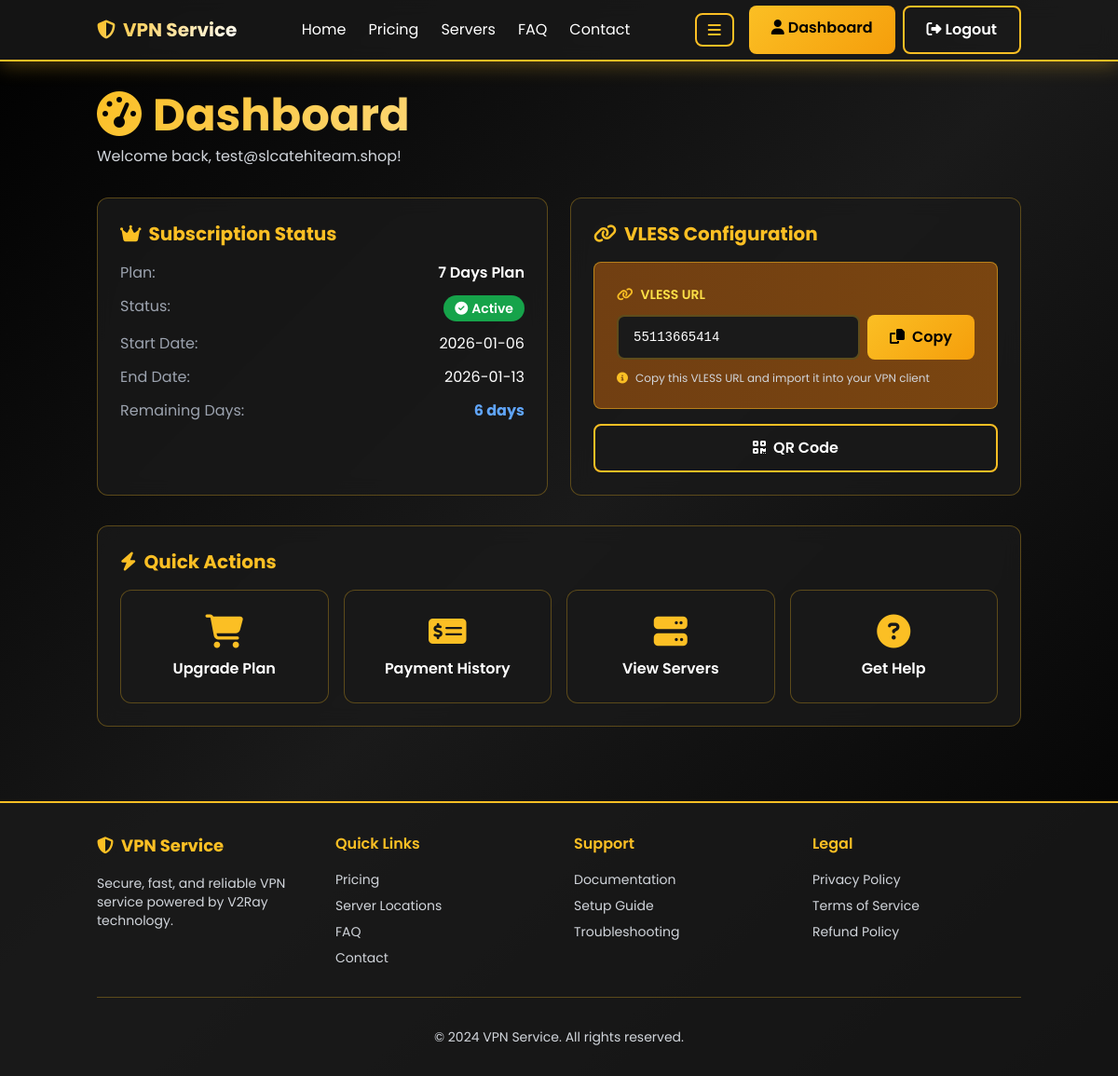
/dashboard (signed in), run on the app's committed database.
### tables this page shows
CREATE TABLE plans (
                id INTEGER PRIMARY KEY AUTOINCREMENT,
                name TEXT NOT NULL,
                price REAL NOT NULL,
                duration_days INTEGER NOT NULL,
                is_active INTEGER DEFAULT 1
            );

CREATE TABLE subscriptions (
                id INTEGER PRIMARY KEY AUTOINCREMENT,
                user_id INTEGER NOT NULL,
                plan_id INTEGER NOT NULL,
                start_date TEXT NOT NULL,
                end_date TEXT NOT NULL,
                status TEXT DEFAULT 'active',
                FOREIGN KEY (user_id) REFERENCES users(id),
                FOREIGN KEY (plan_id) REFERENCES plans(id)
            );

CREATE TABLE v2ray_configs (
                id INTEGER PRIMARY KEY AUTOINCREMENT,
                user_id INTEGER NOT NULL,
                uuid TEXT UNIQUE NOT NULL,
                server TEXT NOT NULL,
                port INTEGER NOT NULL,
                protocol TEXT DEFAULT 'vmess',
                created_at TEXT DEFAULT CURRENT_TIMESTAMP, vless_url TEXT,
                FOREIGN KEY (user_id) REFERENCES users(id)
            );

### app.py (the view)
@app.route('/dashboard')
@login_required
def dashboard():
    user_id = session['user_id']
    subscription = db.execute_one('''
        SELECT s.*, p.name as plan_name, p.price, p.duration_days
        FROM subscriptions s
        JOIN plans p ON s.plan_id = p.id
        WHERE s.user_id = ? AND s.status = 'active'
        ORDER BY s.end_date DESC
        LIMIT 1
    ''', (user_id,))
    config_row = db.execute_one(
        'SELECT uuid, server, port, protocol, vless_url FROM v2ray_configs WHERE user_id = ?',
        (user_id,)
    )
    config = dict(config_row) if config_row else None
    remaining_days = 0
    if subscription:
        end_date = datetime.fromisoformat(subscription['end_date'])
        remaining_days = max(0, (end_date - datetime.now()).days)
    user_payments = get_user_payments(user_id)
    pending_payments = [p for p in user_payments if p['status'] == 'pending']
    return render_template('dashboard.html',
                         subscription=subscription,
                         config=config,
                         remaining_days=remaining_days,
                         pending_payments=pending_payments,
                         user_payments=user_payments)

### admin.py (called while the page is built)
def get_user_payments(user_id):
    query = '''
        SELECT ps.id, ps.bank_name, ps.account_number, ps.transaction_id,
               ps.payment_slip_filename, ps.submitted_at, ps.status, ps.reviewed_at,
               p.name as plan_name, p.price, p.id as plan_id
        FROM payment_submissions ps
        JOIN plans p ON ps.plan_id = p.id
        WHERE ps.user_id = ?
        ORDER BY ps.submitted_at DESC
    '''
    return db.execute_query(query, (user_id,))

### app.py (called while the page is built)
def login_required(f):
    @wraps(f)
    def decorated_function(*args, **kwargs):
        if 'user_id' not in session:
            return redirect(url_for('login'))
        return f(*args, **kwargs)
    return decorated_function

### models.py (called while the page is built)
    def get_connection(self):
        conn = sqlite3.connect(self.db_path)
        conn.row_factory = sqlite3.Row
        return conn

    def execute_query(self, query, params=()):
        conn = self.get_connection()
        cursor = conn.cursor()
        cursor.execute(query, params)
        result = cursor.fetchall()
        conn.commit()
        conn.close()
        return result

    def execute_one(self, query, params=()):
        conn = self.get_connection()
        cursor = conn.cursor()
        cursor.execute(query, params)
        result = cursor.fetchone()
        conn.commit()
        conn.close()
        return result

### templates/dashboard.html (shortened to what this page needs)
{% extends "base.html" %}
{% block content %}
<div class="mb-8 fade-in-up">
    <h1 class="text-5xl font-bold mb-2 gradient-text">
        <i class="fas fa-tachometer-alt text-yellow-400 mr-3 float-animation"></i>Dashboard
    </h1>
    <p class="text-gray-300">Welcome back, {{ session.email }}!</p>
</div>
<div class="grid grid-cols-1 md:grid-cols-2 gap-6 mb-8">
    <div class="dashboard-card card fade-in-up">
        <h2 class="text-xl font-bold mb-4 flex items-center text-yellow-400">
            <i class="fas fa-crown mr-2 float-animation"></i>Subscription Status
        </h2>
        {% if subscription %}
        <div class="space-y-3">
            <div class="flex justify-between">
                <span class="text-gray-400">Plan:</span>
                <span class="font-semibold">{{ subscription['plan_name'] }}</span>
            </div>
            <div class="flex justify-between">
                <span class="text-gray-400">Status:</span>
                <span class="px-3 py-1 bg-green-600 rounded-full text-sm font-semibold">
                    <i class="fas fa-check-circle mr-1"></i>Active
                </span>
            </div>
            <div class="flex justify-between">
                <span class="text-gray-400">Start Date:</span>
                <span>{{ subscription['start_date'][:10] }}</span>
            </div>
            <div class="flex justify-between">
                <span class="text-gray-400">End Date:</span>
                <span>{{ subscription['end_date'][:10] }}</span>
            </div>
            <div class="flex justify-between">
                <span class="text-gray-400">Remaining Days:</span>
                <span class="font-bold text-blue-400">{{ remaining_days }} days</span>
            </div>
        </div>
        {% endif %}
    </div>
    <div class="dashboard-card card fade-in-up" style="animation-delay: 0.2s;">
        <h2 class="text-xl font-bold mb-4 flex items-center text-yellow-400">
            <i class="fas fa-link mr-2 float-animation"></i>VLESS Configuration
        </h2>
        {% if config and config.get('vless_url') %}
        <div class="space-y-4">
            <div class="bg-gradient-to-r from-yellow-900 to-yellow-800 bg-opacity-30 rounded-lg p-6 border border-yellow-400 border-opacity-50 shimmer">
                <p class="text-sm text-yellow-300 mb-3 flex items-center font-semibold">
                    <i class="fas fa-link mr-2 text-yellow-400"></i>VLESS URL
                </p>
                <div class="flex items-center space-x-2 mb-3">
                    <input type="text" id="vless-url" value="{{ config['vless_url'] }}" readonly
                           class="flex-1 px-4 py-3 bg-black bg-opacity-50 border border-yellow-400 border-opacity-30 rounded-lg text-sm font-mono break-all text-white focus:outline-none">
                    <button onclick="copyVlessUrl()" class="btn-primary whitespace-nowrap px-6 py-3">
                        <i class="fas fa-copy mr-2"></i>Copy
                    </button>
                </div>
                <p class="text-xs text-gray-300 mt-3 flex items-center">
                    <i class="fas fa-info-circle mr-2 text-yellow-400"></i>
                    Copy this VLESS URL and import it into your VPN client
                </p>
            </div>
            <div class="flex space-x-2">
                <a href="{{ url_for('config_qr') }}" target="_blank" class="flex-1 btn-secondary text-center">
                    <i class="fas fa-qrcode mr-2"></i>QR Code
                </a>
            </div>
        </div>
        {% else %}
        <div class="text-center py-8">
            <i class="fas fa-info-circle text-yellow-400 text-5xl mb-4 float-animation"></i>
            <p class="text-gray-300 text-lg mb-2">No VLESS URL available</p>
            <p class="text-sm text-gray-400 mt-2">Subscribe to a plan and wait for admin approval to get your VLESS URL</p>
        </div>
        {% endif %}
    </div>
</div>
<div class="card fade-in-up">
    <h2 class="text-xl font-bold mb-4 flex items-center text-yellow-400">
        <i class="fas fa-bolt mr-2 float-animation"></i>Quick Actions
    </h2>
    <div class="grid grid-cols-1 md:grid-cols-4 gap-4">
        <a href="{{ url_for('pricing') }}" class="card text-center hover:scale-105 transition-all duration-300">
            <i class="fas fa-shopping-cart text-4xl mb-2 text-yellow-400 float-animation"></i>
            <p class="font-semibold text-white">Upgrade Plan</p>
        </a>
        <a href="{{ url_for('user_payments') }}" class="card text-center hover:scale-105 transition-all duration-300">
            <i class="fas fa-money-check-alt text-4xl mb-2 text-yellow-400 float-animation"></i>
            <p class="font-semibold text-white">Payment History</p>
        </a>
        <a href="{{ url_for('servers') }}" class="card text-center hover:scale-105 transition-all duration-300">
            <i class="fas fa-server text-4xl mb-2 text-yellow-400 float-animation"></i>
            <p class="font-semibold text-white">View Servers</p>
        </a>
        <a href="{{ url_for('faq') }}" class="card text-center hover:scale-105 transition-all duration-300">
            <i class="fas fa-question-circle text-4xl mb-2 text-yellow-400 float-animation"></i>
            <p class="font-semibold text-white">Get Help</p>
        </a>
    </div>
</div>
{% endblock %}

### static/css/style.css (style rules this page uses)
* { font-family: 'Poppins', sans-serif; }
:root { --bg-primary: #000000; --bg-secondary: #1a1a1a; --bg-card: rgba(26, 26, 26, 0.8); --text-primary: #ffffff; --text-secondary: #e5e5e5; --text-muted: #a3a3a3; --accent-color: #fbbf24; --accent-hover: #f59e0b; --border-color: rgba(251, 191, 36, 0.3); --shadow-color: rgba(251, 191, 36, 0.3); }
body { background: linear-gradient(135deg, var(--bg-primary) 0%, var(--bg-secondary) 50%, var(--bg-primary) 100%); min-height: 100vh; animation: fadeIn 0.6s ease-out; color: var(--text-primary); transition: background 0.3s ease, color 0.3s ease; }
.btn-primary { background: linear-gradient(135deg, var(--accent-color) 0%, var(--accent-hover) 100%); color: var(--bg-primary); border: none; padding: 12px 24px; border-radius: 8px; font-weight: 600; transition: all 0.3s ease; position: relative; overflow: hidden; }
.btn-primary::before { content: ''; position: absolute; top: 50%; left: 50%; width: 0; height: 0; border-radius: 50%; background: rgba(255, 255, 255, 0.3); transform: translate(-50%, -50%); transition: width 0.6s, height 0.6s; }
.btn-secondary { background: var(--bg-card); color: var(--text-primary); border: 2px solid var(--accent-color); padding: 12px 24px; border-radius: 8px; font-weight: 600; transition: all 0.3s ease; }
.card { background: var(--bg-card); border: 1px solid var(--border-color); border-radius: 12px; padding: 24px; transition: all 0.4s ease; backdrop-filter: blur(10px); animation: fadeIn 0.6s ease-out; color: var(--text-primary); }
input, textarea, select { background: var(--bg-secondary) !important; border: 2px solid var(--border-color) !important; color: var(--text-primary) !important; transition: all 0.3s ease; }
input::placeholder, textarea::placeholder { color: var(--text-muted) !important; }
i.fas, i.far { transition: all 0.3s ease; }
.gradient-text { background: linear-gradient(135deg, #fbbf24 0%, #ffffff 100%); -webkit-background-clip: text; -webkit-text-fill-color: transparent; background-clip: text; }
.shimmer { background: linear-gradient( 90deg, rgba(251, 191, 36, 0) 0%, rgba(251, 191, 36, 0.2) 50%, rgba(251, 191, 36, 0) 100% ); background-size: 1000px 100%; animation: shimmer 2s infinite; }
.float-animation { animation: float 3s ease-in-out infinite; }
.fade-in-up { opacity: 0; transform: translateY(30px); transition: all 0.6s ease-out; }
.fade-in-up.visible { opacity: 1; transform: translateY(0); }
.dashboard-card { background: var(--bg-card); border: 1px solid var(--border-color); transition: all 0.4s ease; }
@media (min-width: 1025px) and (max-width: 1440px) { .card { padding: 24px; } }

### data on the page
plans: plan_name "7 Days Plan"
subscriptions: start_date "2026-01-06", end_date "2026-01-13"
v2ray_configs: vless_url "55113665414"

### other printed values
{{ session.email }} "test@slcatehiteam.shop"
{{ remaining_days }} "6"
